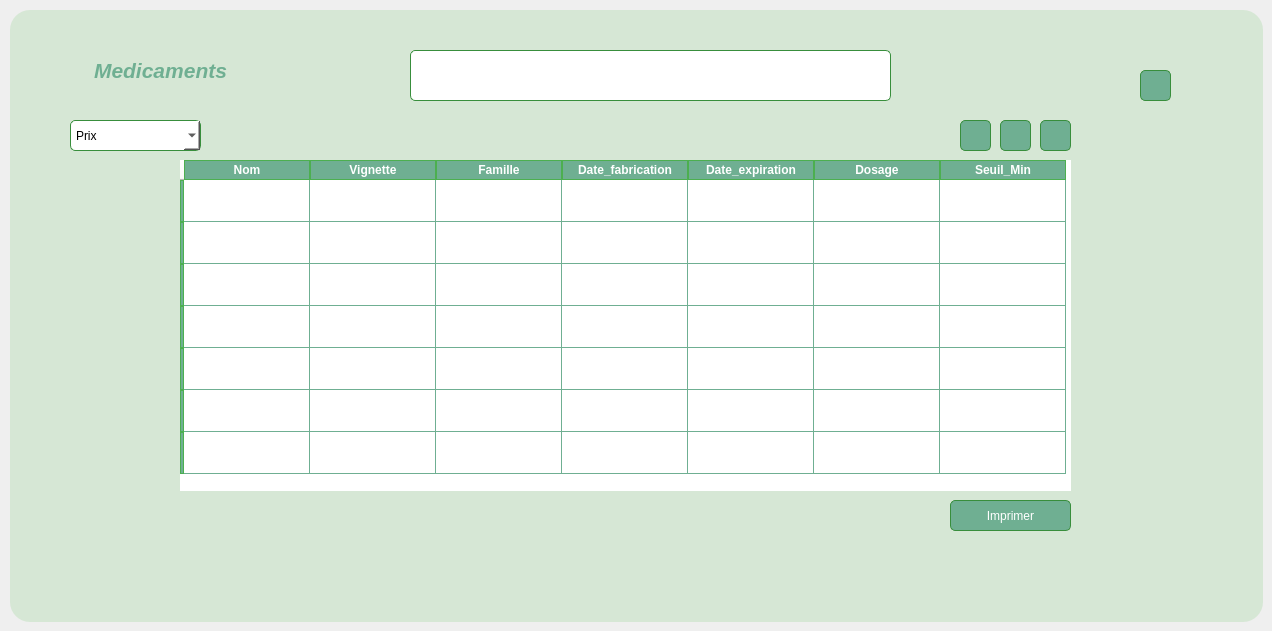
      <widget class="QWidget" name="tab_4">
       <attribute name="title">
        <string>Gestion medicaments</string>
       </attribute>
       <widget class="QLineEdit" name="le_recherche">
        <property name="geometry">
         <rect>
          <x>410</x>
          <y>50</y>
          <width>481</width>
          <height>51</height>
         </rect>
        </property>
        <property name="styleSheet">
         <string notr="true">*{
    background-color: #FFFFFF;  /* White input field */
    border: 1px solid #388E3C;  /* Darker green border */
    border-radius: 5px;
    color: #2E7D32;             /* Dark green text */
    padding: 3px;
}</string>
        </property>
       </widget>
       <widget class="QPushButton" name="pb_select">
        <property name="geometry">
         <rect>
          <x>1000</x>
          <y>120</y>
          <width>31</width>
          <height>31</height>
         </rect>
        </property>
        <property name="styleSheet">
         <string notr="true">*{
    background-color: #6FAF92;  /* Medium green button */
    border: 1px solid #388E3C;  /* Darker green border */
    border-radius: 5px;
    color: #FFFFFF;             /* White text for contrast */
    padding: 5px;
}

*:hover {
    background-color: #81C784;  /* Lighter green on hover */
}</string>
        </property>
        <property name="text">
         <string/>
        </property>
        <property name="icon">
         <iconset>
          <normaloff>../../bouton-modifier.png</normaloff>../../bouton-modifier.png</iconset>
        </property>
       </widget>
       <widget class="QPushButton" name="pb_ajouter">
        <property name="geometry">
         <rect>
          <x>960</x>
          <y>120</y>
          <width>31</width>
          <height>31</height>
         </rect>
        </property>
        <property name="styleSheet">
         <string notr="true">*{
    background-color: #6FAF92;  /* Medium green button */
    border: 1px solid #388E3C;  /* Darker green border */
    border-radius: 5px;
    color: #FFFFFF;             /* White text for contrast */
    padding: 5px;
}

*:hover {
    background-color: #81C784;  /* Lighter green on hover */
}</string>
        </property>
        <property name="text">
         <string/>
        </property>
        <property name="icon">
         <iconset>
          <normaloff>../../bouton-supprimer.png</normaloff>../../bouton-supprimer.png</iconset>
        </property>
        <property name="iconSize">
         <size>
          <width>19</width>
          <height>30</height>
         </size>
        </property>
       </widget>
       <widget class="QComboBox" name="comboBox">
        <property name="geometry">
         <rect>
          <x>70</x>
          <y>120</y>
          <width>131</width>
          <height>31</height>
         </rect>
        </property>
        <property name="styleSheet">
         <string notr="true">*{
	font: 700 italic 10pt &quot;Segoe UI&quot;;
    background-color: #FFFFFF;  /* Medium green button */
    border: 1px solid #388E3C;  /* Darker green border */
    border-radius: 5px;
    color: #000000
;             /* White text for contrast */
    padding: 5px;
}

*:hover {
    background-color: #6FAF92;  /* Lighter green on hover */
}</string>
        </property>
        <property name="insertPolicy">
         <enum>QComboBox::NoInsert</enum>
        </property>
        <item>
         <property name="text">
          <string>Prix</string>
         </property>
        </item>
        <item>
         <property name="text">
          <string>Stock</string>
         </property>
        </item>
       </widget>
       <widget class="QPushButton" name="pb_imprimer">
        <property name="geometry">
         <rect>
          <x>950</x>
          <y>500</y>
          <width>121</width>
          <height>31</height>
         </rect>
        </property>
        <property name="styleSheet">
         <string notr="true">*{
    background-color: #6FAF92;  /* Medium green button */
    border: 1px solid #388E3C;  /* Darker green border */
    border-radius: 5px;
    color: #FFFFFF;             /* White text for contrast */
    padding: 5px;
}

*:hover {
    background-color: #81C784;  /* Lighter green on hover */
}</string>
        </property>
        <property name="text">
         <string>Imprimer</string>
        </property>
        <property name="icon">
         <iconset>
          <normaloff>../../imprimer.png</normaloff>../../imprimer.png</iconset>
        </property>
       </widget>
       <widget class="QPushButton" name="pb_select_9">
        <property name="geometry">
         <rect>
          <x>840</x>
          <y>60</y>
          <width>41</width>
          <height>31</height>
         </rect>
        </property>
        <property name="styleSheet">
         <string notr="true">*{
    background-color: #FFFFFF;  /* Medium green button */
    border: 1px solid #FFFFFF;  /* Darker green border */
    border-radius: 5px;
    color: #FFFFFF;             /* White text for contrast */
    padding: 5px;
}

*:hover {
    background-color: #FFFFFF;  /* Lighter green on hover */
}</string>
        </property>
        <property name="text">
         <string/>
        </property>
        <property name="icon">
         <iconset>
          <normalon>../../Bureau/recherche1.png</normalon>
         </iconset>
        </property>
       </widget>
       <widget class="QTableWidget" name="tableWidget_2">
        <property name="geometry">
         <rect>
          <x>180</x>
          <y>160</y>
          <width>891</width>
          <height>331</height>
         </rect>
        </property>
        <property name="styleSheet">
         <string notr="true">*{
    gridline-color: #6FAF92; /* Bordures du tableau en vert doux */
    background-color: #ffffff; /* Fond des cellules blanches */
    selection-background-color: #4CAF50; /* Couleur de fond lors de la sélection d'une ligne */
border:none;

}

/* En-têtes du tableau */
QHeaderView::section {
    background-color: #6FAF92; /* Fond vert doux des en-têtes */
    color: #ffffff; /* Texte blanc */
    border: 1px solid #4CAF50; /* Bordure verte plus foncée */
    text-align: left; /* Alignement du texte à gauche */
    font-weight: bold; /* Texte en gras */
}

/* Alignement du texte dans les cellules */
QTableView::item {
    padding: 8px; /* Espacement interne pour plus d'aération */
    text-align: center; /* Alignement centré du texte */
    color: #333; /* Couleur du texte dans les cellules */
}

/* Survol des cellules */
QTableView::item:hover {
    background-color: #e8f5e9; /* Léger vert pâle au survol */
}

/* Style des lignes sélectionnées */
QTableView::item:selected {
    background-color: #4CAF50; /* Fond vert vif pour la ligne sélectionnée */
    color: #ffffff; /* Texte blanc sur la sélection */
}
</string>
        </property>
        <attribute name="horizontalHeaderDefaultSectionSize">
         <number>126</number>
        </attribute>
        <attribute name="verticalHeaderDefaultSectionSize">
         <number>42</number>
        </attribute>
        <row>
         <property name="text">
          <string/>
         </property>
        </row>
        <row>
         <property name="text">
          <string/>
         </property>
        </row>
        <row>
         <property name="text">
          <string/>
         </property>
        </row>
        <row>
         <property name="text">
          <string/>
         </property>
        </row>
        <row>
         <property name="text">
          <string/>
         </property>
        </row>
        <row>
         <property name="text">
          <string/>
         </property>
        </row>
        <row>
         <property name="text">
          <string/>
         </property>
        </row>
        <column>
         <property name="text">
          <string>Nom</string>
         </property>
         <property name="font">
          <font>
           <italic>false</italic>
           <bold>true</bold>
           <strikeout>false</strikeout>
          </font>
         </property>
        </column>
        <column>
         <property name="text">
          <string>Vignette</string>
         </property>
         <property name="font">
          <font>
           <bold>true</bold>
          </font>
         </property>
        </column>
        <column>
         <property name="text">
          <string>Famille</string>
         </property>
         <property name="font">
          <font>
           <bold>true</bold>
          </font>
         </property>
        </column>
        <column>
         <property name="text">
          <string>Date_fabrication</string>
         </property>
         <property name="font">
          <font>
           <bold>true</bold>
          </font>
         </property>
        </column>
        <column>
         <property name="text">
          <string>Date_expiration</string>
         </property>
         <property name="whatsThis">
          <string notr="true"/>
         </property>
         <property name="font">
          <font>
           <pointsize>9</pointsize>
           <bold>true</bold>
          </font>
         </property>
        </column>
        <column>
         <property name="text">
          <string>Dosage</string>
         </property>
         <property name="font">
          <font>
           <bold>true</bold>
          </font>
         </property>
        </column>
        <column>
         <property name="text">
          <string>Seuil_Min</string>
         </property>
         <property name="font">
          <font>
           <bold>true</bold>
          </font>
         </property>
        </column>
       </widget>
       <widget class="QGroupBox" name="groupBox_7">
        <property name="geometry">
         <rect>
          <x>10</x>
          <y>10</y>
          <width>1253</width>
          <height>612</height>
         </rect>
        </property>
        <property name="styleSheet">
         <string notr="true">background-color:#D6E7D5;

border-radius : 20px;</string>
        </property>
        <property name="title">
         <string/>
        </property>
        <widget class="QLabel" name="label_2">
         <property name="geometry">
          <rect>
           <x>50</x>
           <y>30</y>
           <width>201</width>
           <height>61</height>
          </rect>
         </property>
         <property name="styleSheet">
          <string notr="true">*{
    color: #6FAF92;
    font-size: 16px; /* Taille du texte (ajustable) */
    font-weight: normal; /* Style du texte */
}</string>
         </property>
         <property name="text">
          <string>&lt;html&gt;&lt;head/&gt;&lt;body&gt;&lt;p align=&quot;center&quot;&gt;&lt;span style=&quot; font-size:16pt; font-weight:700; font-style:italic;&quot;&gt;Medicaments&lt;/span&gt;&lt;/p&gt;&lt;/body&gt;&lt;/html&gt;</string>
         </property>
        </widget>
        <widget class="QPushButton" name="pb_select_2">
         <property name="geometry">
          <rect>
           <x>1030</x>
           <y>110</y>
           <width>31</width>
           <height>31</height>
          </rect>
         </property>
         <property name="styleSheet">
          <string notr="true">*{
    background-color: #6FAF92;  /* Medium green button */
    border: 1px solid #388E3C;  /* Darker green border */
    border-radius: 5px;
    color: #FFFFFF;             /* White text for contrast */
    padding: 5px;
}

*:hover {
    background-color: #81C784;  /* Lighter green on hover */
}</string>
         </property>
         <property name="text">
          <string/>
         </property>
         <property name="icon">
          <iconset>
           <normaloff>../../plus-circle.svg</normaloff>../../plus-circle.svg</iconset>
         </property>
        </widget>
        <widget class="QPushButton" name="pushButton">
         <property name="geometry">
          <rect>
           <x>1130</x>
           <y>60</y>
           <width>31</width>
           <height>31</height>
          </rect>
         </property>
         <property name="styleSheet">
          <string notr="true">*{
    background-color: #6FAF92;  /* Medium green button */
    border: 1px solid #388E3C;  /* Darker green border */
    border-radius: 5px;
    color: #FFFFFF;             /* White text for contrast */
    padding: 5px;
}

*:hover {
    background-color: #81C784;  /* Lighter green on hover */
}</string>
         </property>
         <property name="text">
          <string/>
         </property>
         <property name="icon">
          <iconset>
           <normaloff>../../graphique-a-barres (1).png</normaloff>../../graphique-a-barres (1).png</iconset>
         </property>
        </widget>
       </widget>
       <zorder>groupBox_7</zorder>
       <zorder>le_recherche</zorder>
       <zorder>pb_select</zorder>
       <zorder>pb_ajouter</zorder>
       <zorder>comboBox</zorder>
       <zorder>pb_imprimer</zorder>
       <zorder>pb_select_9</zorder>
       <zorder>tableWidget_2</zorder>
      </widget>
